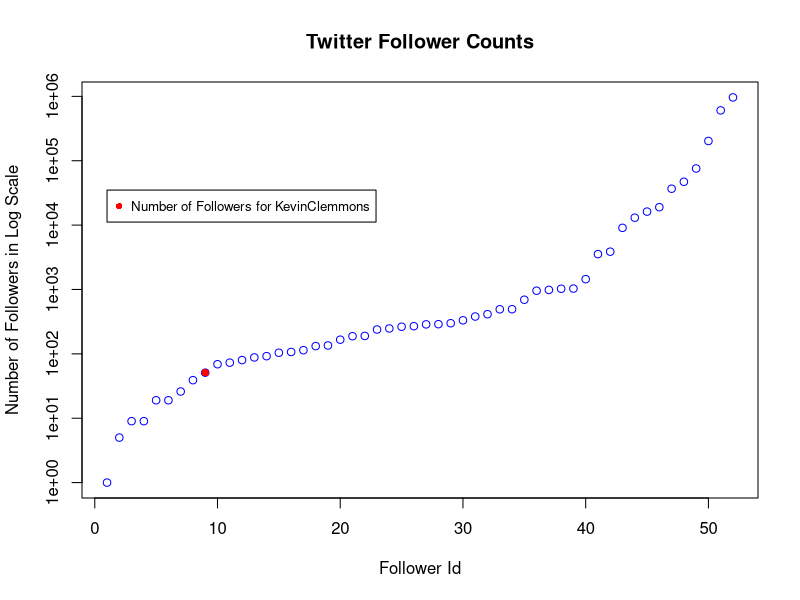

The R script that drew this image:
pdf("KevinTwitterPlot.pdf")
x_range <- c(1,52)
y_range <- c(1,963486)

x <- c(1,2,3,4,5,6,7,8,9,10,11,12,13,14,15,16,17,18,19,20,21,22,23,24,25,26,27,28,29,30,31,32,33,34,35,36,37,38,39,40,41,42,43,44,45,46,47,48,49,50,51,52)
y <- c(1,5,9,9,19,19,26,39,51,69,73,80,88,92,104,107,114,132,135,166,188,190,239,248,264,269,287,289,299,332,380,413,492,494,693,957,984,1026,1033,1446,3542,3864,9072,13041,16210,18990,36774,47138,75786,202680,605634,963486)

plot(x_range,y_range,type="n",xlab="Follower Id", ylab="Number of Followers in Log Scale",log="y")

points(x,y,col='blue',pch=1,lwd=1)
kevinX <- c(9)
kevinY <- c(51)

points(kevinX,kevinY,type="b",lty=5,col='red',pch=16);
legend(1,35000,c("Number of Followers for KevinClemmons"),pch=c(16),cex=.8,col=c("Red"))
title("Twitter Follower Counts")
dev.off()